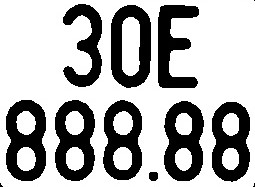
#> input picture Bsx.jpg, 255 x 187 px, given in place of realmonitor?channel=1&subtype=0, which was not available
$ python rasp.py
#> lines starting #> are read from the running program, lines starting #| are printed output that depends on the picture; after the words box and inside, x2 and y2 are one past the last pixel; in counts of white or black regions, pixels touching at a corner belong together; pictures that were not available may be replaced by others from this repository, and a replacement may not be noted
import cv2
import numpy as np
import pytesseract
pytesseract.pytesseract.tesseract_cmd = r'C:\Program Files\Tesseract-OCR\tesseract.exe'

url = 'rtsp://trung:Trung12369@@192.168.50.11:554/cam/realmonitor?channel=1&subtype=0'
vid = cv2.VideoCapture(url)
count = 0
old_text = ''
convert = {
    '0' : 'D',
    '1' : 'L',
    '2' : 'Z',
    '3' : 'B',
    '4' : 'A',
    '5' : 'S',
    '6' : 'G',
    '7' : 'T',
    '8' : 'B',
    'OK' : 'F'
}

def handle_text(text):
    global count, old_text
    length = len(text)
    if length > 6 and length < 9:   # bien so xe co 7-9 ky tu
        # convert neu vi tri cua ky tu khong hop ly
        if text[2].isnumeric():
            ls_text = list(text)
            ls_text[2] = convert.get(text[2])
            text = ''.join(ls_text)
        for i in range(length):
            if i != 2 and i != 3 and text[i].isalpha():
                if text[i] in convert.values():
                    ls_text = list(text)
                    ls_text[i] = list(convert.keys())[list(convert.values()).index(text[i])]
                    text = ''.join(ls_text)

        # detect giong nhau 5 lan moi in ra
        if old_text != text:
            old_text = text
            count = 0
        else:
            count += 1
        if (count == 5):
            print("Detected License Plate Number is:", text)
            count = 0

while(True):
    ret, img = vid.read()
#> img is the input picture: shape (187, 255, 3); min 0, max 255, mean 172.7

    imgGray = cv2.cvtColor(img.copy(),cv2.COLOR_BGR2GRAY)
    imgBlur = cv2.GaussianBlur(imgGray,(7,7),0)
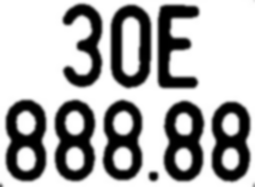
#> imgBlur: shape (187, 255); min 0, max 255, mean 172.7
    imgCanny = cv2.Canny(imgBlur,5,5)
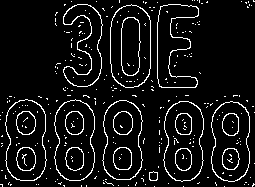
#> imgCanny: shape (187, 255); 7.6% white in thin lines or dots
    kernel = np.ones((5,5))

    contours, _ = cv2.findContours(imgCanny, cv2.RETR_TREE, cv2.CHAIN_APPROX_SIMPLE)
#> contours = 318 contours, 278 with area under 20; largest, box (x1, y1, x2, y2) and area: (110, 4, 151, 88) 2922, (110, 4, 151, 88) 2887, (5, 99, 47, 181) 2787, (5, 99, 47, 181) 2747, (54, 99, 95, 181) 2730
    contours = sorted(contours, key = cv2.contourArea, reverse = True)[:10]
#> contours = 10 contours; largest, box (x1, y1, x2, y2) and area: (110, 4, 151, 88) 2922, (110, 4, 151, 88) 2887, (5, 99, 47, 181) 2787, (5, 99, 47, 181) 2747, (54, 99, 95, 181) 2730
    screenCnt = None
    for c in contours:

        peri = cv2.arcLength(c, True)
        approx = cv2.approxPolyDP(c, 0.018 * peri, True)

        if len(approx) == 4:
            screenCnt = approx
            break
#> this loop made 10 passes
#> peri on passes 1 to 10: 217.9, 215.5, 223.7, 221.3, 221.9, 219.6, 218.5, 217.7, 216.2, 215.4
    if screenCnt is None:
        detected = 0
    else:
        detected = 1
    if detected == 1:
        cv2.drawContours(img, [screenCnt], -1, (0, 0, 255), 3)
        mask = np.zeros(imgBlur.shape,np.uint8)
        new_image = cv2.drawContours(mask,[screenCnt],0,255,-1,)
        new_image = cv2.bitwise_and(img,img,mask=mask)
        # cv2.imshow('new_image',new_image)
        (x, y) = np.where(mask == 255)
        (topx, topy) = (np.min(x), np.min(y))
        (bottomx, bottomy) = (np.max(x), np.max(y))
        Cropped = imgBlur[topx:bottomx+1, topy:bottomy+1]
        Cropped = cv2.threshold(Cropped,0,255,cv2.THRESH_BINARY | cv2.THRESH_OTSU)[1]
        text = pytesseract.image_to_string(Cropped, config='--psm 6 --oem 3 -c tessedit_char_whitelist=ABCDEFGHKLMNPSTUVXYZ0123456789')
        text = ''.join(filter(str.isalnum, text))
        handle_text(text)
        Cropped = cv2.resize(Cropped,(400,200))
        cv2.imshow('Cropped',Cropped)
        if cv2.waitKey(1) & 0xFF == ord('q'):
            break

$ run again, on miai.png
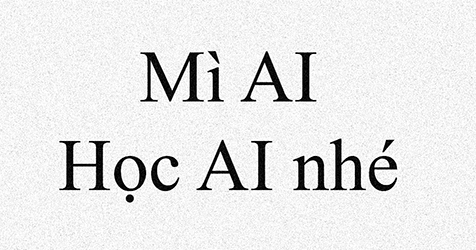
#> input picture miai.png, 476 x 250 px, given in place of realmonitor?channel=1&subtype=0, which was not available
#> img is the input picture: shape (250, 476, 3); min 0, max 255, mean 231.1
#> `imgBlur = cv2.GaussianBlur(imgGray,(7,7),0)`:
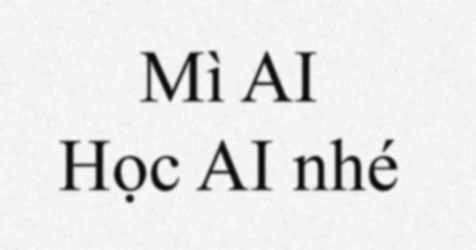
#> imgBlur: shape (250, 476); min 8, max 250, mean 231.1
#> `imgCanny = cv2.Canny(imgBlur,5,5)`:
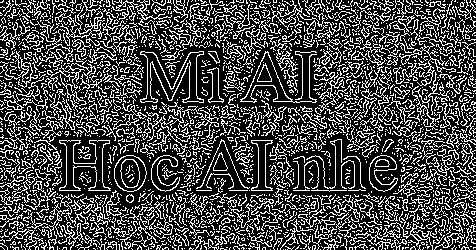
#> imgCanny: shape (250, 476); 28.2% white in thin lines or dots
#> `contours, _ = cv2.findContours(imgCanny, cv2.RETR_TREE, cv2.CHAIN_APPR..`: contours = 2553 contours, 2361 with area under 20; largest, box (x1, y1, x2, y2) and area: (140, 51, 204, 103) 1154, (140, 51, 204, 103) 1058, (59, 140, 111, 191) 956, (59, 140, 110, 191) 919, (114, 155, 147, 192) 913
#> `contours = sorted(contours, key = cv2.contourArea, reverse = True)[:10]`: contours = 10 contours; largest, box (x1, y1, x2, y2) and area: (140, 51, 204, 103) 1154, (140, 51, 204, 103) 1058, (59, 140, 111, 191) 956, (59, 140, 110, 191) 919, (114, 155, 147, 192) 913
#> the loop `for c in contours: ` made 10 passes
#> peri on passes 1 to 8: 462.1, 463.5, 365.8, 357.2, 113.7, 111.4, 391.2, 210.8
